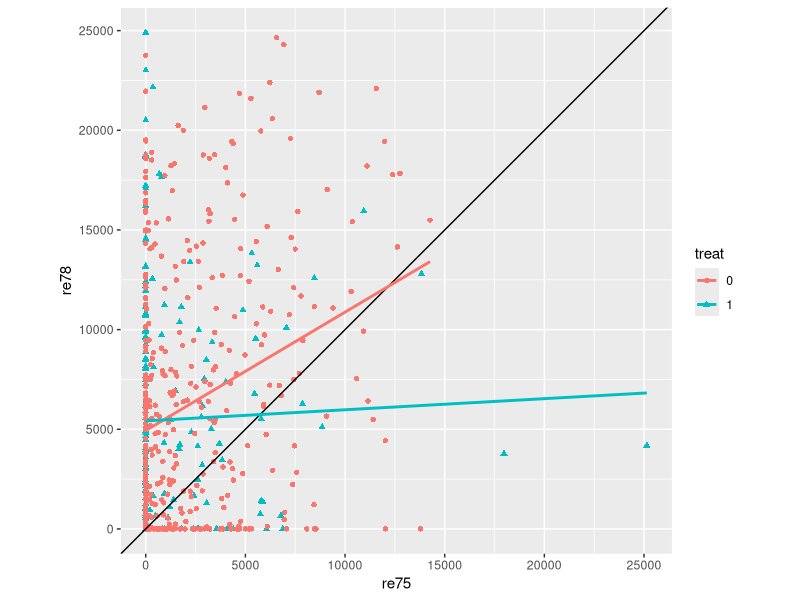
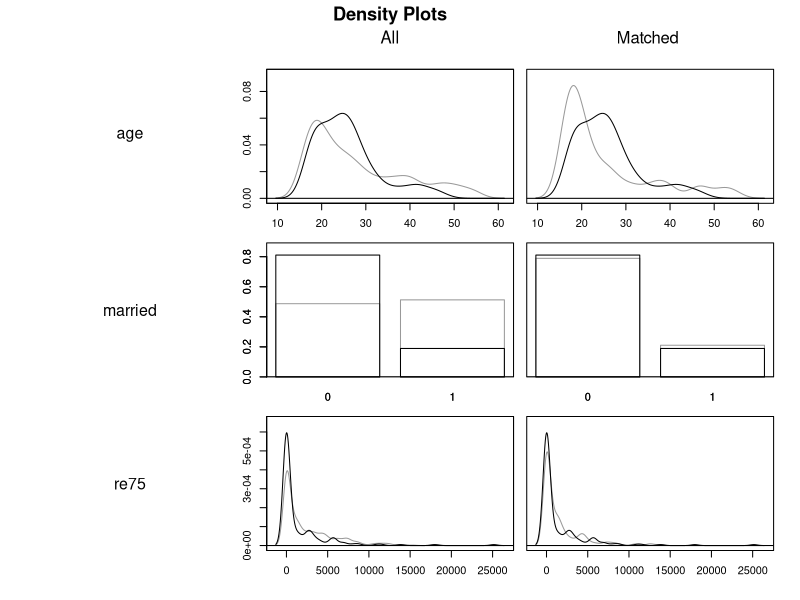
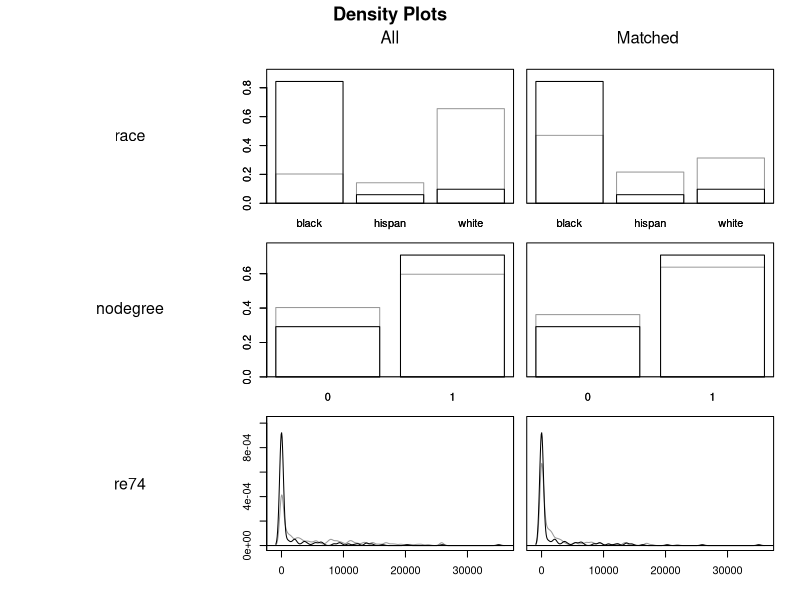
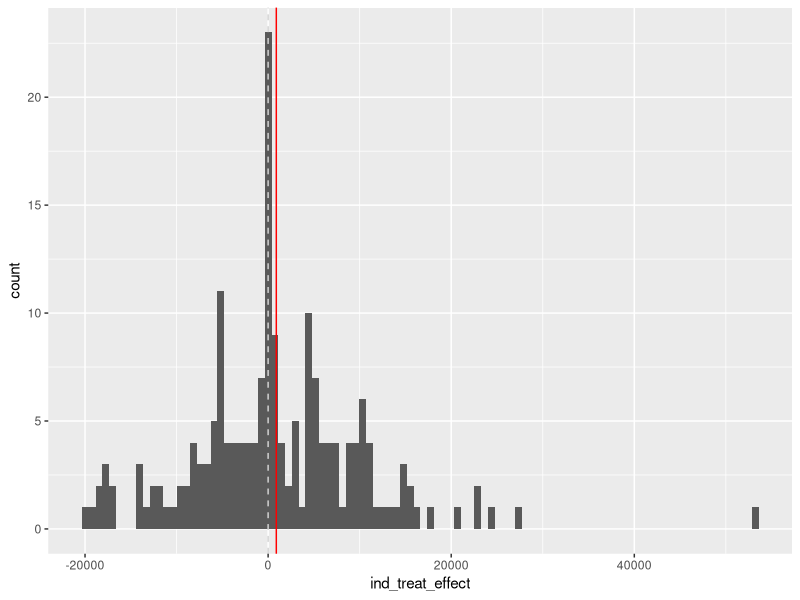

Generate these figures, in order, with R:
## ---- chunk 1
e_y_z1 <- mean(c(4.8, 3.7, 3.1))
e_y_z0 <- mean(c(2.3, 3.4, 2.9))


# And the difference?
e_y_z1 - e_y_z0
## ---- chunk 2
library(tidyverse)
library(MatchIt)
unmatched_data <- tibble(lalonde)

unmatched_data
## ---- chunk 3
help(lalonde)

## ---- chunk 4
unmatched_data |>
    mutate(treat = as.factor(treat)) |>
    filter(re78 < 25000) |>
    ggplot(aes(y = re78, x = re75, shape = treat, colour = treat)) + 
geom_point() + 
geom_abline(intercept = 0, slope = 1) +
coord_equal() + 
stat_smooth(se = FALSE, method = "lm")
## ---- chunk 5
# Model of treatment assignment only
mod_01 <- lm(re78 ~ treat, unmatched_data)
summary(mod_01) 

## ---- chunk 6
mod_02 <- lm(re78 ~ re75 + treat, unmatched_data)
summary(mod_02)

## ---- chunk 7
mod_03 <- lm(re78 ~ re75 + age + educ + race + married + nodegree + re74 + treat, unmatched_data)
summary(mod_03)

## ---- chunk 8
mod_04 <- lm(re78 ~ re75 + poly(age, 2) + educ + race + married + nodegree + re74 + treat, unmatched_data)
summary(mod_04)
## ---- chunk 9
mod_05 <- lm(re78 ~ re75 + educ + race + married + nodegree + re74 + treat, unmatched_data)
summary(mod_05)

## ---- chunk 10
m.out0 <- matchit(treat ~ age + educ + race + married + 
                   nodegree + re74 + re75, data = lalonde,
                 method = NULL, distance = "glm")
summary(m.out0)
## ---- chunk 11
m.out1 <- matchit(treat ~ age + educ + race + married + 
                   nodegree + re74 + re75, data = lalonde,
                 method = "nearest", distance = "glm")
m.out1
## ---- chunk 12
summary(m.out1)

## ---- chunk 13
plot(m.out1, type = "density", interactive = FALSE,
     which.xs = ~age + married + re75+ race + nodegree + re74)

## ---- chunk 14
m.data <- match.data(m.out1)

m.data <- as_tibble(m.data)
m.data
## ---- chunk 15
m.data |> filter(subclass == '1')

## ---- chunk 16
m.data |> filter(subclass == '2')

## ---- chunk 17
m.data |> filter(subclass == '3')

## ---- chunk 18
trt_effects <- 
    m.data |>
        group_by(subclass) |>
        summarise(
            ind_treat_effect = re78[treat == 1] - re78[treat == 0]
        ) |> 
        ungroup()

trt_effects |>
    ggplot(aes(ind_treat_effect)) + 
    geom_histogram(bins = 100) + 
    geom_vline(xintercept = mean(trt_effects$ind_treat_effect), colour = "red") + 
    geom_vline(xintercept = 0, colour = 'lightgray', linetype = 'dashed')

## ---- chunk 19
library("marginaleffects")

fit <- lm(re78 ~ treat * (age + educ + race + married + nodegree + 
             re74 + re75), data = m.data, weights = weights)

avg_comparisons(fit,
                variables = "treat",
                vcov = ~subclass,
                newdata = subset(m.data, treat == 1),
                wts = "weights")
